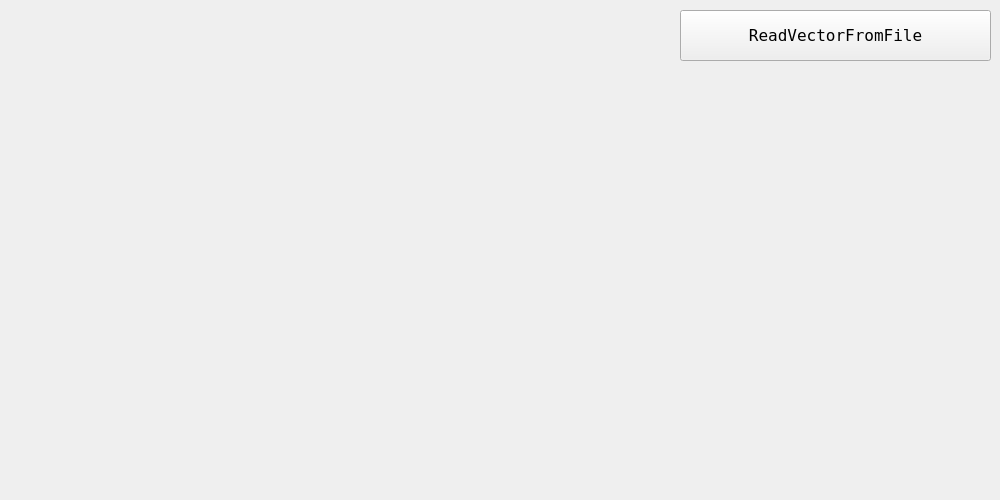
<?xml version="1.0" encoding="UTF-8"?>
<ui version="4.0">
 <author>Amdron</author>
 <class>MainWindow</class>
 <widget class="QMainWindow" name="MainWindow">
  <property name="geometry">
   <rect>
    <x>0</x>
    <y>0</y>
    <width>1000</width>
    <height>500</height>
   </rect>
  </property>
  <property name="windowTitle">
   <string>MainWindow</string>
  </property>
  <property name="styleSheet">
   <string notr="true"/>
  </property>
  <widget class="QWidget" name="centralwidget">
   <widget class="QPushButton" name="openFileButton">
    <property name="geometry">
     <rect>
      <x>680</x>
      <y>10</y>
      <width>311</width>
      <height>51</height>
     </rect>
    </property>
    <property name="font">
     <font>
      <family>Terminal</family>
      <pointsize>12</pointsize>
     </font>
    </property>
    <property name="text">
     <string>ReadVectorFromFile</string>
    </property>
   </widget>
  </widget>
 </widget>
 <layoutdefault spacing="4" margin="6"/>
 <resources/>
 <connections/>
 <designerdata>
  <property name="gridDeltaX">
   <number>10</number>
  </property>
  <property name="gridDeltaY">
   <number>10</number>
  </property>
  <property name="gridSnapX">
   <bool>true</bool>
  </property>
  <property name="gridSnapY">
   <bool>true</bool>
  </property>
  <property name="gridVisible">
   <bool>true</bool>
  </property>
 </designerdata>
</ui>
